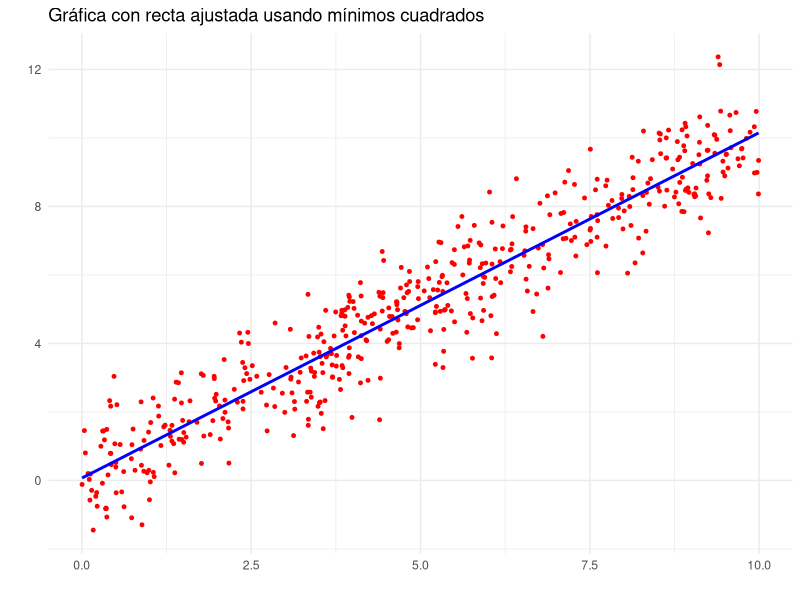

This figure's R source:
## ---- chunk 1
#| message: false
library(tidyverse)
x_data <- c(2.88, 7.88, 4.09, 8.83, 9.4)
y_data <- c(1.19, 9.12, 3.98, 8.71, 9.59)

sample_data_tbl <- tibble(
  x = x_data,
  y = y_data
)
## ---- chunk 2
#| message: false
sample_model <- lm(y ~ x, data = sample_data_tbl)
sample_model
## ---- chunk 3
#| message: false
library(here)
sample_data1_tbl <- read_csv(here("data","1_sample_data.csv" )) 
## ---- chunk 4
#| fig-cap: "Ajuste por mínimos cuadrados para diferentes conjuntos de datos."
#| fig-width:  10
#| fig-height: 5
#| message: false
sample_data1_plot <- sample_data1_tbl %>%
  ggplot(aes(x = x, y = y)) +
  geom_point(
    color = "red",
    size = 1,
    alpha = 1
  ) +
  geom_smooth(method = "lm", se = FALSE, color = "blue") +
  labs(
    title = "Gráfica con recta ajustada usando mínimos cuadrados",
    x = "",
    y = ""
  ) +
  theme_minimal()

sample_data1_plot
